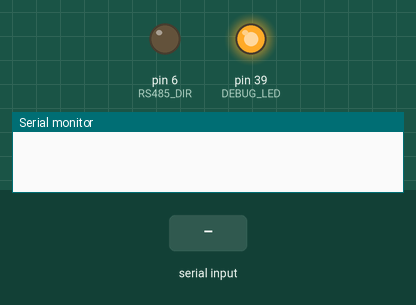
This sketch was run on a simulated Arduino Mega 2560, built with avr-gcc and run on an emulated ATmega2560. On the bench: output pins drawn as LEDs (lit = HIGH), the last lines printed to the serial monitor. The inputs (shaded band) are chosen by the test bench.

Above: at 1.2 s.
1.3 s: "#" received over the second serial link
At 2.1 s:
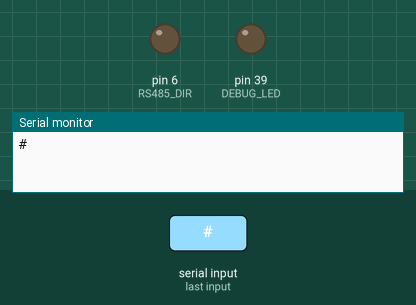
2.8 s: "1" received over the second serial link
Timing chart, 0 to 5.8 s (numbered marks = the images above; inputs shaded):
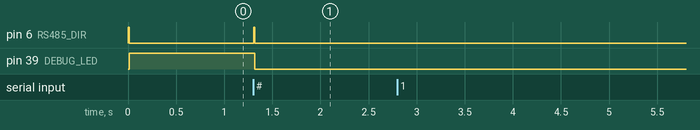

Measured:
- after the input at 1.3 s, pin 6 (RS485_DIR): LOW → HIGH at once, → LOW 0.01 s later; pin 39 (DEBUG_LED): HIGH → LOW at once

The sketch:

serial_test_485_readbuff.ino
```cpp
//LECTURA DE SENSOR CLS-500
//JS67107
#define RS485_DIR 6
#define RS485_TX 1
#define RS485_RX 0

#define DEBUG_LED 39
void setup()
{
  digitalWrite(DEBUG_LED,0);
  pinMode(DEBUG_LED, OUTPUT);

  digitalWrite(RS485_DIR, RS485_RX);
  pinMode(RS485_DIR, OUTPUT);

  Serial.begin(9600);
  Serial2.begin(9600);
  //digitalWrite(RS485_DIR, RS485_TX);
}

void loop()
{
  //test1();
  //test2();
  //test3();
  test4();
}
void test1(void)
{
  static int sm=0;
  if (sm == 0)
  {
    digitalWrite(RS485_DIR, RS485_TX);
    sm++;
  }
  if (sm == 1)
  {
    if (Serial.available())
    {
      int inByte = Serial.read();
      Serial2.write(inByte);

      if (inByte == '#')//ultime byte
      {
        //delayMicroseconds(50); //-> metodo 2
        delay(2);//-> metodo 1

        digitalWrite(RS485_DIR, RS485_RX);
        digitalWrite(DEBUG_LED, !digitalRead(DEBUG_LED));
        sm++;
      }
    }
  }

  if (sm == 2)
  {
    if (Serial2.available())
    {
      //digitalWrite(DEBUG_LED, !digitalRead(DEBUG_LED));
      int inByte = Serial2.read();
      Serial.write(inByte);
    }
  }
}
////////////////////////////////////////////////////////////////
void test2(void)
{
  static int sm=0;
  if (sm == 0)
  {
    digitalWrite(RS485_DIR, RS485_RX);
    sm++;
    }

  if (sm ==1)
  {
    if (Serial2.available())
    {
      //digitalWrite(DEBUG_LED, !digitalRead(DEBUG_LED));
      int inByte = Serial2.read();
      Serial.write(inByte);
    }
  }

}

////////////////////////////////////////////////////////////////
void test3(void)
{
  static int sm=0;


  if (sm == 0)
  {
    digitalWrite(RS485_DIR, RS485_RX);
    sm++;
    delay(3000);
    }

  if (sm ==1)
  {
    if (Serial2.available())
    {
      for (int i=0; i<SERIAL_RX_BUFFER_SIZE; i++)
      {
          int inByte = Serial2.read();
          Serial.print(i);Serial.print(":");Serial.write(inByte);Serial.println("");
      }
      while (1);
    }
  }

}
/////////////////////////////////////////////////////////////

void test4(void)
{
  static int sm;

  if (sm == 0)
  {
    digitalWrite(RS485_DIR, RS485_TX);
    sm++;
  }
  if (sm == 1)
  {
    if (1)
    {
      //char cmd[]= "@01E0006#";
      char cmd[]= "@01B01135#";

      for (int i=0; i<sizeof(cmd)/sizeof(cmd[0]); i++)
      {
        while (!Serial2.write(cmd[i]))
        ;
        delayMicroseconds(900);
        }


      if (1)//(inByte == '#')//ultime byte
      {
        delayMicroseconds(900); //-> metodo 2
        //delay(2);//-> metodo 1

        digitalWrite(RS485_DIR, RS485_RX);
        digitalWrite(DEBUG_LED, !digitalRead(DEBUG_LED));
        sm++;
      }
    }
  }

  if (sm == 2)
  {
    if (Serial2.available())
    {
      //digitalWrite(DEBUG_LED, !digitalRead(DEBUG_LED));
      int inByte = Serial2.read();
      Serial.write(inByte);

      if (inByte == '#')
      {
        sm=0;
        //delayMicroseconds(5000);
        delay(5);
        Serial.println("");

      }


    }
  }
}
```
